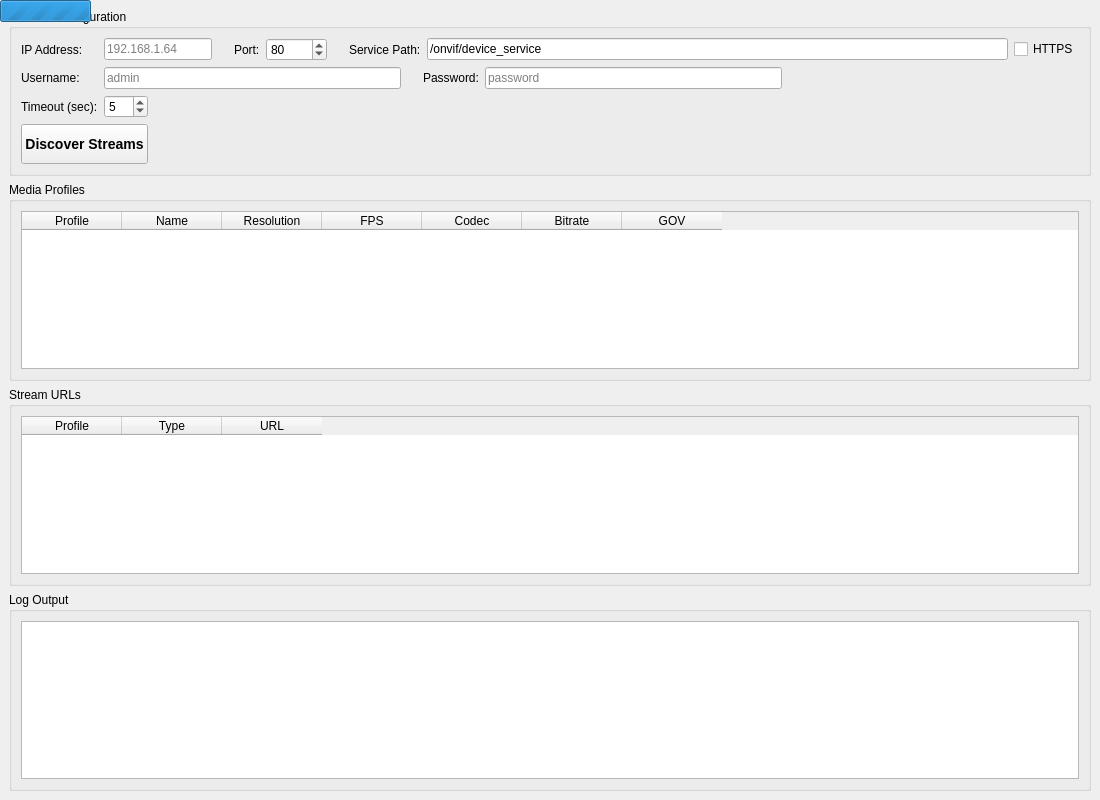
<?xml version="1.0" encoding="UTF-8"?>
<ui version="4.0">
 <class>MainWindow</class>
 <widget class="QMainWindow" name="MainWindow">
  <property name="geometry">
   <rect>
    <x>0</x>
    <y>0</y>
    <width>1100</width>
    <height>800</height>
   </rect>
  </property>
  <property name="windowTitle">
   <string>ONVIF Stream Discovery</string>
  </property>
  <widget class="QWidget" name="centralWidget">
   <layout class="QGridLayout" name="gridLayout_4">
    <item row="0" column="0">
     <widget class="QGroupBox" name="configGroup">
      <property name="title">
       <string>Camera Configuration</string>
      </property>
      <layout class="QGridLayout" name="gridLayout">
       <item row="0" column="0">
        <widget class="QLabel" name="labelIp">
         <property name="text">
          <string>IP Address:</string>
         </property>
        </widget>
       </item>
       <item row="0" column="1" colspan="2">
        <layout class="QHBoxLayout" name="horizontalLayout">
         <item>
          <widget class="QLineEdit" name="ipEdit">
           <property name="sizePolicy">
            <sizepolicy hsizetype="Maximum" vsizetype="Fixed">
             <horstretch>0</horstretch>
             <verstretch>0</verstretch>
            </sizepolicy>
           </property>
           <property name="placeholderText">
            <string>192.168.1.64</string>
           </property>
          </widget>
         </item>
         <item>
          <widget class="QLabel" name="labelPort">
           <property name="text">
            <string>Port:</string>
           </property>
           <property name="indent">
            <number>16</number>
           </property>
          </widget>
         </item>
         <item>
          <widget class="QSpinBox" name="portSpin">
           <property name="minimum">
            <number>1</number>
           </property>
           <property name="maximum">
            <number>65535</number>
           </property>
           <property name="value">
            <number>80</number>
           </property>
          </widget>
         </item>
         <item>
          <widget class="QLabel" name="labelPath">
           <property name="text">
            <string>Service Path:</string>
           </property>
           <property name="indent">
            <number>16</number>
           </property>
          </widget>
         </item>
         <item>
          <widget class="QLineEdit" name="pathEdit">
           <property name="text">
            <string>/onvif/device_service</string>
           </property>
          </widget>
         </item>
         <item>
          <widget class="QCheckBox" name="httpsCheck">
           <property name="text">
            <string>HTTPS</string>
           </property>
          </widget>
         </item>
        </layout>
       </item>
       <item row="1" column="0">
        <widget class="QLabel" name="labelUser">
         <property name="text">
          <string>Username:</string>
         </property>
        </widget>
       </item>
       <item row="1" column="1" colspan="2">
        <layout class="QHBoxLayout" name="horizontalLayout_2">
         <item>
          <widget class="QLineEdit" name="userEdit">
           <property name="placeholderText">
            <string>admin</string>
           </property>
          </widget>
         </item>
         <item>
          <widget class="QLabel" name="labelPass">
           <property name="text">
            <string>Password:</string>
           </property>
           <property name="indent">
            <number>16</number>
           </property>
          </widget>
         </item>
         <item>
          <widget class="QLineEdit" name="passEdit">
           <property name="echoMode">
            <enum>QLineEdit::EchoMode::Password</enum>
           </property>
           <property name="placeholderText">
            <string>password</string>
           </property>
          </widget>
         </item>
         <item>
          <spacer name="horizontalSpacer">
           <property name="orientation">
            <enum>Qt::Orientation::Horizontal</enum>
           </property>
           <property name="sizeHint" stdset="0">
            <size>
             <width>40</width>
             <height>20</height>
            </size>
           </property>
          </spacer>
         </item>
        </layout>
       </item>
       <item row="2" column="0">
        <widget class="QLabel" name="labelTimeout">
         <property name="text">
          <string>Timeout (sec):</string>
         </property>
        </widget>
       </item>
       <item row="2" column="1">
        <widget class="QSpinBox" name="timeoutSpin">
         <property name="minimum">
          <number>1</number>
         </property>
         <property name="maximum">
          <number>60</number>
         </property>
         <property name="value">
          <number>5</number>
         </property>
        </widget>
       </item>
       <item row="3" column="0" colspan="2">
        <widget class="QPushButton" name="discoverButton">
         <property name="minimumSize">
          <size>
           <width>0</width>
           <height>40</height>
          </size>
         </property>
         <property name="styleSheet">
          <string notr="true">QPushButton { font-weight: bold; font-size: 14px; }</string>
         </property>
         <property name="text">
          <string>Discover Streams</string>
         </property>
        </widget>
       </item>
       <item row="3" column="2">
        <spacer name="horizontalSpacer_2">
         <property name="orientation">
          <enum>Qt::Orientation::Horizontal</enum>
         </property>
         <property name="sizeHint" stdset="0">
          <size>
           <width>918</width>
           <height>20</height>
          </size>
         </property>
        </spacer>
       </item>
      </layout>
     </widget>
    </item>
    <item row="1" column="0">
     <widget class="QGroupBox" name="profileGroup">
      <property name="title">
       <string>Media Profiles</string>
      </property>
      <layout class="QVBoxLayout" name="profileLayout">
       <item>
        <widget class="QTableWidget" name="profileTable">
         <property name="editTriggers">
          <set>QAbstractItemView::EditTrigger::NoEditTriggers</set>
         </property>
         <property name="alternatingRowColors">
          <bool>true</bool>
         </property>
         <property name="selectionBehavior">
          <enum>QAbstractItemView::SelectionBehavior::SelectRows</enum>
         </property>
         <property name="rowCount">
          <number>0</number>
         </property>
         <property name="columnCount">
          <number>7</number>
         </property>
         <column>
          <property name="text">
           <string>Profile</string>
          </property>
         </column>
         <column>
          <property name="text">
           <string>Name</string>
          </property>
         </column>
         <column>
          <property name="text">
           <string>Resolution</string>
          </property>
         </column>
         <column>
          <property name="text">
           <string>FPS</string>
          </property>
         </column>
         <column>
          <property name="text">
           <string>Codec</string>
          </property>
         </column>
         <column>
          <property name="text">
           <string>Bitrate</string>
          </property>
         </column>
         <column>
          <property name="text">
           <string>GOV</string>
          </property>
         </column>
        </widget>
       </item>
      </layout>
     </widget>
    </item>
    <item row="2" column="0">
     <widget class="QGroupBox" name="streamGroup">
      <property name="title">
       <string>Stream URLs</string>
      </property>
      <layout class="QGridLayout" name="gridLayout_3">
       <item row="0" column="0">
        <widget class="QTableWidget" name="urlTable">
         <property name="editTriggers">
          <set>QAbstractItemView::EditTrigger::NoEditTriggers</set>
         </property>
         <property name="alternatingRowColors">
          <bool>true</bool>
         </property>
         <property name="selectionBehavior">
          <enum>QAbstractItemView::SelectionBehavior::SelectRows</enum>
         </property>
         <property name="rowCount">
          <number>0</number>
         </property>
         <property name="columnCount">
          <number>3</number>
         </property>
         <column>
          <property name="text">
           <string>Profile</string>
          </property>
         </column>
         <column>
          <property name="text">
           <string>Type</string>
          </property>
         </column>
         <column>
          <property name="text">
           <string>URL</string>
          </property>
         </column>
        </widget>
       </item>
      </layout>
     </widget>
    </item>
    <item row="3" column="0">
     <widget class="QGroupBox" name="logOutput">
      <property name="title">
       <string>Log Output</string>
      </property>
      <layout class="QGridLayout" name="gridLayout_2">
       <item row="0" column="0">
        <widget class="QTextEdit" name="logText">
         <property name="font">
          <font>
           <family>Monospace</family>
          </font>
         </property>
         <property name="lineWrapMode">
          <enum>QTextEdit::LineWrapMode::NoWrap</enum>
         </property>
         <property name="readOnly">
          <bool>true</bool>
         </property>
        </widget>
       </item>
      </layout>
     </widget>
    </item>
   </layout>
   <widget class="QProgressBar" name="progressBar">
    <property name="geometry">
     <rect>
      <x>0</x>
      <y>0</y>
      <width>91</width>
      <height>22</height>
     </rect>
    </property>
    <property name="visible">
     <bool>false</bool>
    </property>
    <property name="minimum">
     <number>0</number>
    </property>
    <property name="maximum">
     <number>0</number>
    </property>
    <property name="textVisible">
     <bool>false</bool>
    </property>
   </widget>
  </widget>
 </widget>
 <resources/>
 <connections/>
</ui>
